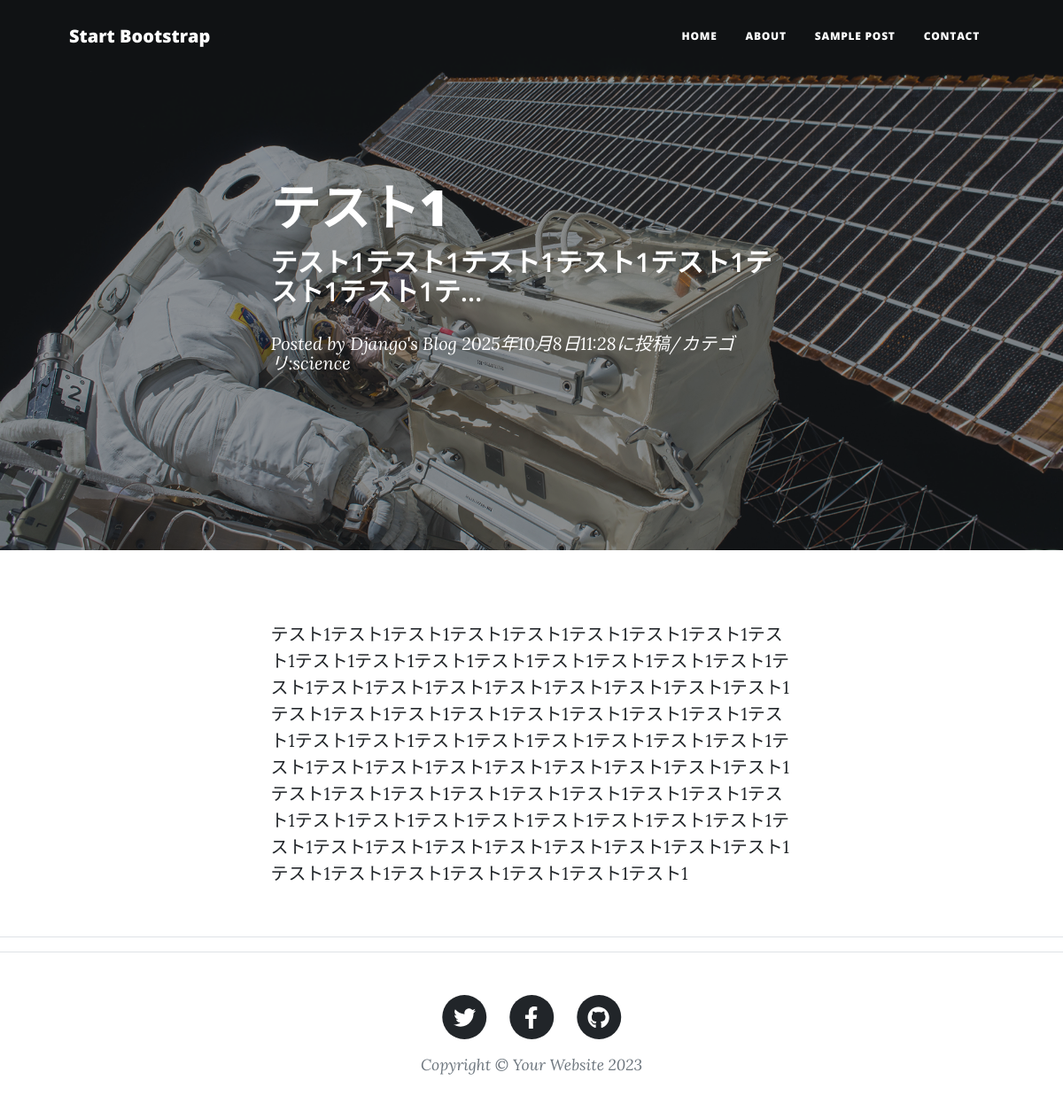
Screenshot of /blog-detail/1/ with the database file from the repository.
### blogapp/models.py (models this page shows, shortened)
class BlogPost(models.Model):
    CATEGORY = (('science', '科学のこと'),
                ('dailylife', '日常のこと'),
                ('music', '音楽のこと'))
    title = models.CharField(
        verbose_name= 'タイトル',
        max_length=200
        )
    content = models.TextField(
        verbose_name='本文'
        )
    posted_at = models.DateTimeField(
        verbose_name='投稿日時',
        auto_now_add=True
        )
    category = models.CharField(
        verbose_name='カテゴリ',
        max_length=20,
        choices=CATEGORY
        )

### blogapp/views.py (the view)
class BlogDetail(DetailView):
    template_name = 'post.html'
    model = BlogPost

### blogapp/templates/post.html (shortened to what this page needs)
{% load static %}
<!DOCTYPE html>
<html lang="en">
    <head>
        <link href={% static 'css/styles.css' %} rel="stylesheet" />
    </head>
    <body>
        <nav class="navbar navbar-expand-lg navbar-light" id="mainNav">
            <div class="container px-4 px-lg-5">
                <a class="navbar-brand" href="index.html">Start Bootstrap</a>
                <div class="collapse navbar-collapse" id="navbarResponsive">
                    <ul class="navbar-nav ms-auto py-4 py-lg-0">
                        <li class="nav-item"><a class="nav-link px-lg-3 py-3 py-lg-4" href="index.html">Home</a></li>
                        <li class="nav-item"><a class="nav-link px-lg-3 py-3 py-lg-4" href="about.html">About</a></li>
                        <li class="nav-item"><a class="nav-link px-lg-3 py-3 py-lg-4" href="post.html">Sample Post</a></li>
                        <li class="nav-item"><a class="nav-link px-lg-3 py-3 py-lg-4" href="contact.html">Contact</a></li>
                    </ul>
                </div>
            </div>
        </nav>
        <header class="masthead" style="background-image: url({% static 'assets/img/post-bg.jpg' %})">
            <div class="container position-relative px-4 px-lg-5">
                <div class="row gx-4 gx-lg-5 justify-content-center">
                    <div class="col-md-10 col-lg-8 col-xl-7">
                        <div class="post-heading">
                            <h1>{{ object.title }}</h1>
                            <h2 class="subheading">{{ object.content | truncatechars:30 }}</h2>
                            <span class="meta">
                                Posted by
                                <a href={% url 'blogapp:index' %}>Django's Blog</a>
                                {{ object.posted_at }}に投稿/カテゴリ:{{ object.category }}
                            </span>
                        </div>
                    </div>
                </div>
            </div>
        </header>
        <article class="mb-4">
            <div class="container px-4 px-lg-5">
                <div class="row gx-4 gx-lg-5 justify-content-center">
                    <div class="col-md-10 col-lg-8 col-xl-7">
                        <p>{{object.content}}</p>
                    </div>
                </div>
            </div>
        </article>
        <hr>
        <footer class="border-top">
            <div class="container px-4 px-lg-5">
                <div class="row gx-4 gx-lg-5 justify-content-center">
                    <div class="col-md-10 col-lg-8 col-xl-7">
                        <ul class="list-inline text-center">
                            <li class="list-inline-item">
                                <a href="#!">
                                    <span class="fa-stack fa-lg">
                                        <i class="fas fa-circle fa-stack-2x"></i>
                                        <i class="fab fa-twitter fa-stack-1x fa-inverse"></i>
                                    </span>
                                </a>
                            </li>
                            <li class="list-inline-item">
                                <a href="#!">
                                    <span class="fa-stack fa-lg">
                                        <i class="fas fa-circle fa-stack-2x"></i>
                                        <i class="fab fa-facebook-f fa-stack-1x fa-inverse"></i>
                                    </span>
                                </a>
                            </li>
                            <li class="list-inline-item">
                                <a href="#!">
                                    <span class="fa-stack fa-lg">
                                        <i class="fas fa-circle fa-stack-2x"></i>
                                        <i class="fab fa-github fa-stack-1x fa-inverse"></i>
                                    </span>
                                </a>
                            </li>
                        </ul>
                        <div class="small text-center text-muted fst-italic">Copyright &copy; Your Website 2023</div>
                    </div>
                </div>
            </div>
        </footer>
    </body>
</html>

### rows the page displays
BlogPost: title "テスト1", content "テスト1テスト1テスト1テスト1テスト1テスト1テスト1テ…", posted_at "2025年10月8日11:28", category "science", content "テスト1テスト1テスト1テスト1テスト1テスト1テスト1テスト1テスト1テスト1テスト1テスト1テスト1テスト1テスト1テスト1テスト1テスト1テスト1テスト1テスト1テスト1テスト1テスト1テスト1テスト1テスト1テスト1テスト1テスト1テスト1テスト1テスト1テスト1テスト1テスト1テスト1テスト1テスト1テスト1テスト1テスト1テスト1テスト1テスト1テスト1テスト1テスト1テスト1テスト1テスト1テスト1テスト1テスト1テスト1テスト1テスト1テスト1テスト1テスト1テスト1テスト1テスト1テスト1テスト1テスト1テスト1テスト1テスト1テスト1テスト1テスト1テスト1テスト1テスト1テスト1テスト1テスト1テスト1テスト1テスト1テスト1テスト1テスト1テスト1"
